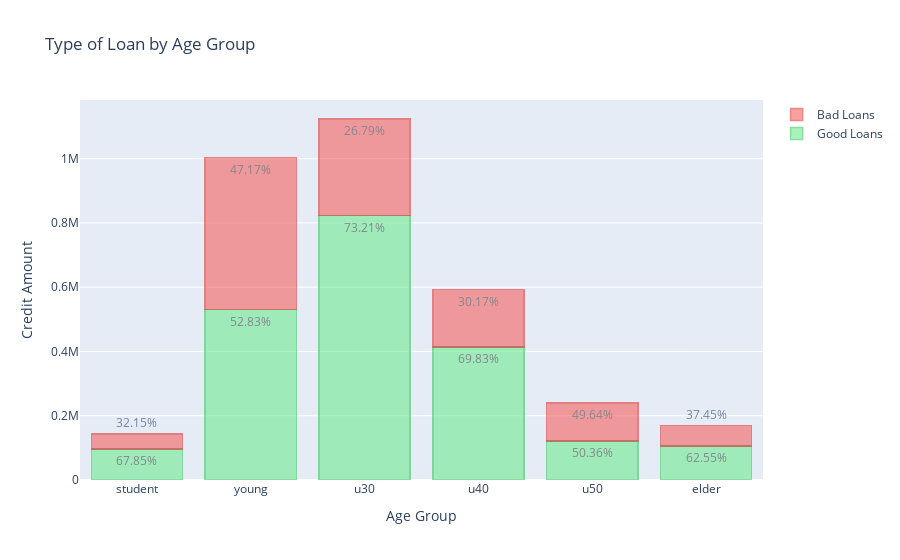

Notebook source saved alongside this figure:
### Code cell
data = [good_loans, bad_loans]

layout = go.Layout(
    title="Type of Loan by Age Group", 
    xaxis = dict(title="Age Group"),
    yaxis= dict(title="Credit Amount"),
    barmode='stack'
)

fig = go.Figure(data=data, layout=layout)

py.iplot(fig, filename='stacked-bar')

### Figure 1 — Plotly figure (JSON) as saved in the notebook; plotly's stock layout.template omitted (floating-point values rounded to 4 significant figures)
{"data": [{"marker": {"color": "rgb(111, 235, 146)", "line": {"color": "rgb(60, 199, 100)", "width": 1.5}}, "name": "Good Loans", "opacity": 0.6, "text": ["67.85%", "52.83%", "73.21%", "69.83%", "50.36%", "62.55%"], "textposition": "auto", "type": "bar", "x": ["student", "young", "u30", "u40", "u50", "elder"], "y": [97079, 529876, 822423, 413573, 121064, 105805]}, {"marker": {"color": "rgb(247, 98, 98)", "line": {"color": "rgb(225, 56, 56)", "width": 1.5}}, "name": "Bad Loans", "opacity": 0.6, "text": ["32.15%", "47.17%", "26.79%", "30.17%", "49.64%", "37.45%"], "textposition": "auto", "type": "bar", "x": ["student", "young", "u30", "u40", "u50", "elder"], "y": [45991, 473069, 300983, 178724, 119316, 63355]}], "layout": {"barmode": "stack", "title": {"text": "Type of Loan by Age Group"}, "xaxis": {"title": {"text": "Age Group"}}, "yaxis": {"title": {"text": "Credit Amount"}}}}
